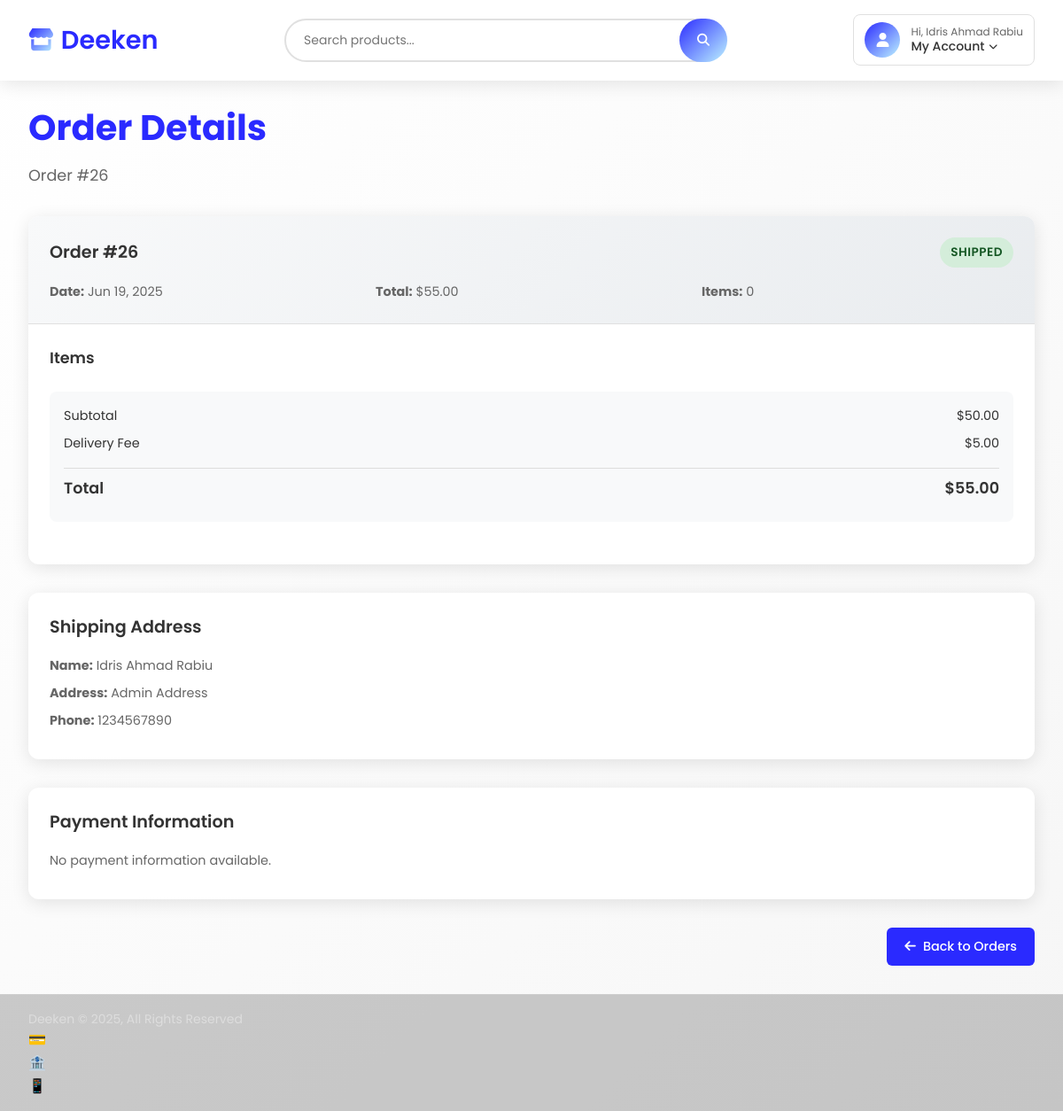
Page /order-details.php?id=26 (signed in) on the committed database.
### tables this page shows
CREATE TABLE `users` (
  `id` int(10) UNSIGNED NOT NULL,
  `email` varchar(255) NOT NULL,
  `password` varchar(255) NOT NULL,
  `full_name` varchar(100) DEFAULT NULL,
  `profile_picture` varchar(255) DEFAULT NULL,
  `address` text NOT NULL,
  `phone` varchar(20) NOT NULL,
  `is_admin` tinyint(1) DEFAULT 0,
  `created_at` timestamp NOT NULL DEFAULT current_timestamp(),
  `updated_at` timestamp NOT NULL DEFAULT current_timestamp() ON UPDATE current_timestamp()
);

CREATE TABLE `orders` (
  `id` bigint(20) UNSIGNED NOT NULL,
  `user_id` int(11) UNSIGNED NOT NULL,
  `address_id` int(11) UNSIGNED NOT NULL,
  `payment_id` int(11) UNSIGNED DEFAULT NULL,
  `total` decimal(10,2) NOT NULL,
  `delivery_fee` decimal(10,2) NOT NULL,
  `delivery_fee_id` int(11) UNSIGNED DEFAULT NULL,
  `status` enum('pending','processing','shipped','delivered','cancelled') DEFAULT 'pending',
  `created_at` timestamp NOT NULL DEFAULT current_timestamp(),
  `updated_at` timestamp NOT NULL DEFAULT current_timestamp() ON UPDATE current_timestamp(),
  `estimated_delivery_days` int(11) DEFAULT NULL
);

CREATE TABLE `addresses` (
  `id` int(11) UNSIGNED NOT NULL,
  `user_id` int(11) UNSIGNED NOT NULL,
  `full_name` varchar(100) NOT NULL,
  `street_address` text NOT NULL,
  `city` varchar(100) NOT NULL,
  `state` varchar(100) NOT NULL,
  `country` varchar(100) NOT NULL,
  `postal_code` varchar(20) NOT NULL,
  `phone` varchar(20) NOT NULL,
  `is_default` tinyint(1) DEFAULT 0,
  `created_at` timestamp NOT NULL DEFAULT current_timestamp(),
  `updated_at` timestamp NOT NULL DEFAULT current_timestamp() ON UPDATE current_timestamp()
);

### order-details.php (the view, shortened to what this page needs)
<?php
include 'config.php';
$user = null;
if (isset($_SESSION['user_id'])) {
    $stmt = $conn->prepare("SELECT id, email, full_name, is_admin FROM users WHERE id = ?");
    $stmt->bind_param("i", $_SESSION['user_id']);
    $stmt->execute();
    $user = $stmt->get_result()->fetch_assoc();
} else {
    header("Location: login.php");
    exit;
}
$order_id = isset($_GET['id']) && is_numeric($_GET['id']) ? (int)$_GET['id'] : 0;
$order = null;
$address = null;
$payment = null;
$items = [];
if ($order_id > 0) {
    $stmt = $conn->prepare("SELECT o.id, o.total, o.delivery_fee, o.status, o.created_at, o.address_id, o.payment_id
                            FROM orders o
                            WHERE o.id = ? AND o.user_id = ?");
    $stmt->bind_param("ii", $order_id, $user['id']);
    $stmt->execute();
    $order = $stmt->get_result()->fetch_assoc();
    if ($order) {
        $stmt = $conn->prepare("SELECT full_name, street_address, city, state, country, postal_code, phone
                                FROM addresses
                                WHERE id = ?");
        $stmt->bind_param("i", $order['address_id']);
        $stmt->execute();
        $address = $stmt->get_result()->fetch_assoc();
    }
}
?>
<!DOCTYPE html>
<html lang="en">
<head>
    <link rel="stylesheet" href="https://cdnjs.cloudflare.com/ajax/libs/font-awesome/6.4.0/css/all.min.css">
    <link rel="stylesheet" href="responsive.css">
    <link rel="stylesheet" href="global.css">
    <link rel="stylesheet" href="hamburger.css">
</head>
<body>
    <header>
        <nav class="navbar" id="navbar">
            <a href="index.php" class="logo"><i class="fas fa-store"></i> Deeken</a>
            <div class="search-bar">
                <input type="text" id="searchInput" placeholder="Search products..." onkeypress="if(event.key==='Enter') searchProducts()">
                <button type="button" onclick="searchProducts()"><i class="fas fa-search"></i></button>
            </div>
            <div class="nav-right">
              <div class="profile-dropdown">
    <?php if ($user): ?>
        <?php
        require_once 'config.php';
        ?>
        <div class="profile-trigger" onclick="toggleProfileDropdown()">
            <div class="profile-avatar">
                <i class="fas fa-user"></i>
            </div>
            <div class="profile-info">
                <span class="profile-greeting">Hi, <?php echo htmlspecialchars($user['full_name'] ?? $user['email'] ?? 'User'); ?></span>
                <span class="profile-account">My Account <i class="fas fa-chevron-down"></i></span>
            </div>
        </div>
    <?php endif; ?>
</div>
            </div>
        </nav>
    </header>
    <main>
        <div class="container">
            <div class="page-header">
                <h1 class="page-title">Order Details</h1>
                <p class="page-subtitle">Order #<?php echo htmlspecialchars($order['id']); ?></p>
            </div>
            <div class="order-card">
                <div class="order-header">
                    <div class="order-header-row">
                        <span class="order-id">Order #<?php echo htmlspecialchars($order['id']); ?></span>
                        <span class="order-status status-<?php echo htmlspecialchars($order['status']); ?>">
                            <?php echo htmlspecialchars(ucfirst($order['status'])); ?>
                        </span>
                    </div>
                    <div class="order-meta">
                        <div>
                            <strong>Date:</strong>
                            <?php echo htmlspecialchars(date('M d, Y', strtotime($order['created_at']))); ?>
                        </div>
                        <div>
                            <strong>Total:</strong>
                            $<?php echo number_format($order['total'] + $order['delivery_fee'], 2); ?>
                        </div>
                        <div>
                            <strong>Items:</strong>
                            <?php echo count($items); ?>
                        </div>
                    </div>
                </div>
                <div class="order-body">
                    <div class="order-items">
                        <h3 class="order-items-title">Items</h3>
                    </div>
                    <div class="order-summary">
                        <div class="summary-row">
                            <span>Subtotal</span>
                            <span>$<?php echo number_format($order['total'], 2); ?></span>
                        </div>
                        <div class="summary-row">
                            <span>Delivery Fee</span>
                            <span>$<?php echo number_format($order['delivery_fee'], 2); ?></span>
                        </div>
                        <div class="summary-row total">
                            <span>Total</span>
                            <span>$<?php echo number_format($order['total'] + $order['delivery_fee'], 2); ?></span>
                        </div>
                    </div>
                </div>
            </div>
            <div class="address-section">
                <h2 class="section-title">Shipping Address</h2>
                <div class="address-details">
                    <p><strong>Name:</strong> <?php echo htmlspecialchars($address['full_name'] ?? 'N/A'); ?></p>
                    <p><strong>Address:</strong> <?php echo htmlspecialchars($address['street_address'] ?? 'N/A'); ?></p>
                    <p><strong>Phone:</strong> <?php echo htmlspecialchars($address['phone'] ?? 'N/A'); ?></p>
                </div>
            </div>
            <div class="payment-section">
                <h2 class="section-title">Payment Information</h2>
                <div class="payment-details">
                    <?php if ($payment): ?>
                        <p><strong>Amount:</strong> $<?php echo number_format($payment['amount'], 2); ?></p>
                        <p><strong>Method:</strong> <?php echo htmlspecialchars(ucfirst(str_replace('_', ' ', $payment['payment_method']))); ?></p>
                        <p><strong>Status:</strong> <?php echo htmlspecialchars(ucfirst($payment['payment_status'])); ?></p>
                        <?php if ($payment['transaction_id']): ?>
                            <p><strong>Transaction ID:</strong> <?php echo htmlspecialchars($payment['transaction_id']); ?></p>
                        <?php endif; ?>
                    <?php else: ?>
                        <p>No payment information available.</p>
                    <?php endif; ?>
                </div>
            </div>
            <div class="order-actions">
                <a href="orders.php" class="btn btn-primary"><i class="fas fa-arrow-left"></i> Back to Orders</a>
            </div>
        </div>
    </main>
     <div class="footer-bottom">
            <p>Deeken © 2025, All Rights Reserved</p>
            <div class="payment-icons">
                <div class="payment-icon">💳</div>
                <div class="payment-icon">🏦</div>
                <div class="payment-icon">📱</div>
            </div>
        </div>
</body>
</html>

### assets/css/responsive.css (style rules this page uses)
* { box-sizing: border-box; }
html { font-size: 16px; }
body { margin: 0; overflow-x: hidden; }
.container { max-width: 1200px; margin: 0 auto; padding: 0 1rem; }
@media screen and (min-width: 1024px) { .navbar { background: linear-gradient(135deg, #2A2AFF, #BDF3FF); padding: 1.5rem 2rem; } }
@media screen and (min-width: 1024px) { .search-bar { max-width: 400px; } }
@media screen and (min-width: 1200px) { .container { padding: 0 2rem; } }

### assets/css/global.css (style rules this page uses)
* { margin: 0; padding: 0; box-sizing: border-box; }
body { font-family: 'Poppins', sans-serif; background: linear-gradient(135deg, #FFFFFF, #F6F6F6); color: #000000; }
a { text-decoration: none; }

### rows in the picture
users: full_name "Idris Ahmad Rabiu"
orders: id "26", status "SHIPPED", created_at "Jun 19, 2025", $order['total'] + $order['delivery_fee'] "55.00", total "50.00", delivery_fee "5.00"
addresses: full_name "Idris Ahmad Rabiu", street_address "Admin Address", phone "1234567890"

### other values in the picture
count($items) "0"
